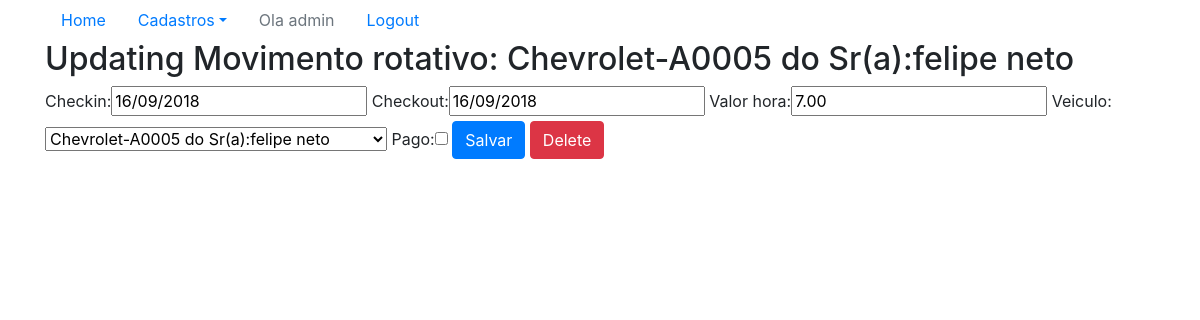
/sistema/movimento-rotativo-update/1/ (signed in), run on the app's committed database.
### core/models.py (models this page shows, shortened)
class MovRotativo(models.Model):
    checkin = models.DateTimeField(auto_now=False)
    checkout = models.DateTimeField(auto_now=False, blank=True, null=True)
    valor_hora = models.DecimalField(max_digits=5, decimal_places=2)
    veiculo = models.ForeignKey(Veiculo, on_delete=models.CASCADE)
    pago = models.BooleanField(default=False)
    """ Para remover o erro d: E1101:Class 'Pessoa' has no 'objects' member """
    objects = models.Manager()
    def __str__(self):
        return str(self.veiculo)

class Veiculo(models.Model):
    marca = models.ForeignKey(Marca, on_delete=models.CASCADE)
    placa = models.CharField(max_length=7)
    proprietario = models.ForeignKey(Pessoa, on_delete=models.CASCADE)
    cor = models.CharField(max_length=15)
    observaces = models.TextField()
    """ Para remover o erro d: E1101:Class 'Pessoa' has no 'objects' member """
    objects = models.Manager()
    def __str__(self):
        return (
            str(self.marca) + '-'+ self.placa + ' do Sr(a):'
            + str(self.proprietario)
        )

class Marca(models.Model):
    nome = models.CharField(max_length=50)
    """ Para remover o erro d: E1101:Class 'Pessoa' has no 'objects' member """
    objects = models.Manager()
    def __str__(self):
        return self.nome

class Pessoa(models.Model):
    nome = models.CharField(max_length=100)
    endereco = models.CharField(max_length=200)
    telefone = models.CharField(max_length=20)
    """ Para remover o erro d: E1101:Class 'Pessoa' has no 'objects' member """
    objects = models.Manager()
    def __str__(self):
        return self.nome

### core/views.py (the view)
# urls.py: re_path(r'^movimento-rotativo-update/(?P<id>\d+)/$', movimento_rotativo_update,
@login_required
def movimento_rotativo_update(request, id):
    data = {}
    mov = MovRotativo.objects.get(id=id)
    form = MovRotativoForm (request.POST or None, instance=mov)
    data['movimento_rotativo'] = mov
    data['form'] = form
    if request.method == 'POST':
        if form.is_valid():
            form.save()
            return redirect('core_lista_movimentos_rotativos')
    else:
        return render(request, 'core/update_movimento_rotativo.html', data)

### core/forms.py
class MovRotativoForm(ModelForm):
    class Meta:
        model  = MovRotativo
        fields = '__all__'

### core/templates/core/update_movimento_rotativo.html (shortened to what this page needs)
{% extends 'base.html' %}
{% load bootstrap %}
{% block main %}
<div class="row">
    <div class="col">
        <h2>Updating Movimento rotativo: {{movimento_rotativo}}</h2>
        <form action="{% url 'core_movimento_rotativo_update' movimento_rotativo.id %}" method="POST">
            {{form|bootstrap}}
            <button type="submit" class="btn btn-primary">Salvar</button>
            <a href="{% url 'core_movimento_rotativo_delete' movimento_rotativo.id%}" class="btn btn-danger"> Delete </a>
        </form>
    </div>
</div>
{% endblock  %}

### templates/base.html (shortened to what this page needs)
{% load static %}
<!DOCTYPE html>
<html lang="pt-br">
<head>
    <link rel="stylesheet" href="{% static 'bootstrap/css/bootstrap.css' %}">
    <link rel="stylesheet" href="{% static 'css/style.css' %}">
</head>
<body>
    <div class="container">
        {% block menu %}
            <ul class="nav nav-pills">
                <li class="nav-item">
                    <a class="nav-link {{menu_home_ativo}}" href="{% url 'core_home' %}">Home</a>
                </li>
                <li class="nav-item dropdown">
                    <a class="nav-link dropdown-toggle {{menu_cadastro_ativo}}" data-toggle="dropdown" href="#" role="button" aria-haspopup="true" aria-expanded="false">Cadastros</a>
                </li>
                {% if user.is_authenticated  %}
                <li class="nav-item">
                    <a class="nav-link disabled" href="">Ola {{user}} </a>
                </li>
                <li class="nav-item">
                    <a class="nav-link" href=" {% url 'logout' %}">Logout</a>
                </li>
                {% else %}
                <li class="nav-item">
                    <a class="nav-link" href=" {% url 'login' %}">Login</a>
                </li>
                {% endif %}
            </ul>
        {% endblock %}
        {% block main %}
        {% endblock  %}
    </div>
</body>
</html>

### data on the page
MovRotativo: veiculo.nome "Chevrolet-A0005 do Sr(a):felipe neto", checkin "16/09/2018", checkout "16/09/2018", valor_hora "7.00", veiculo "Chevrolet-A0005 do Sr(a):felipe neto"

### other printed values
{{ user }} "admin"
